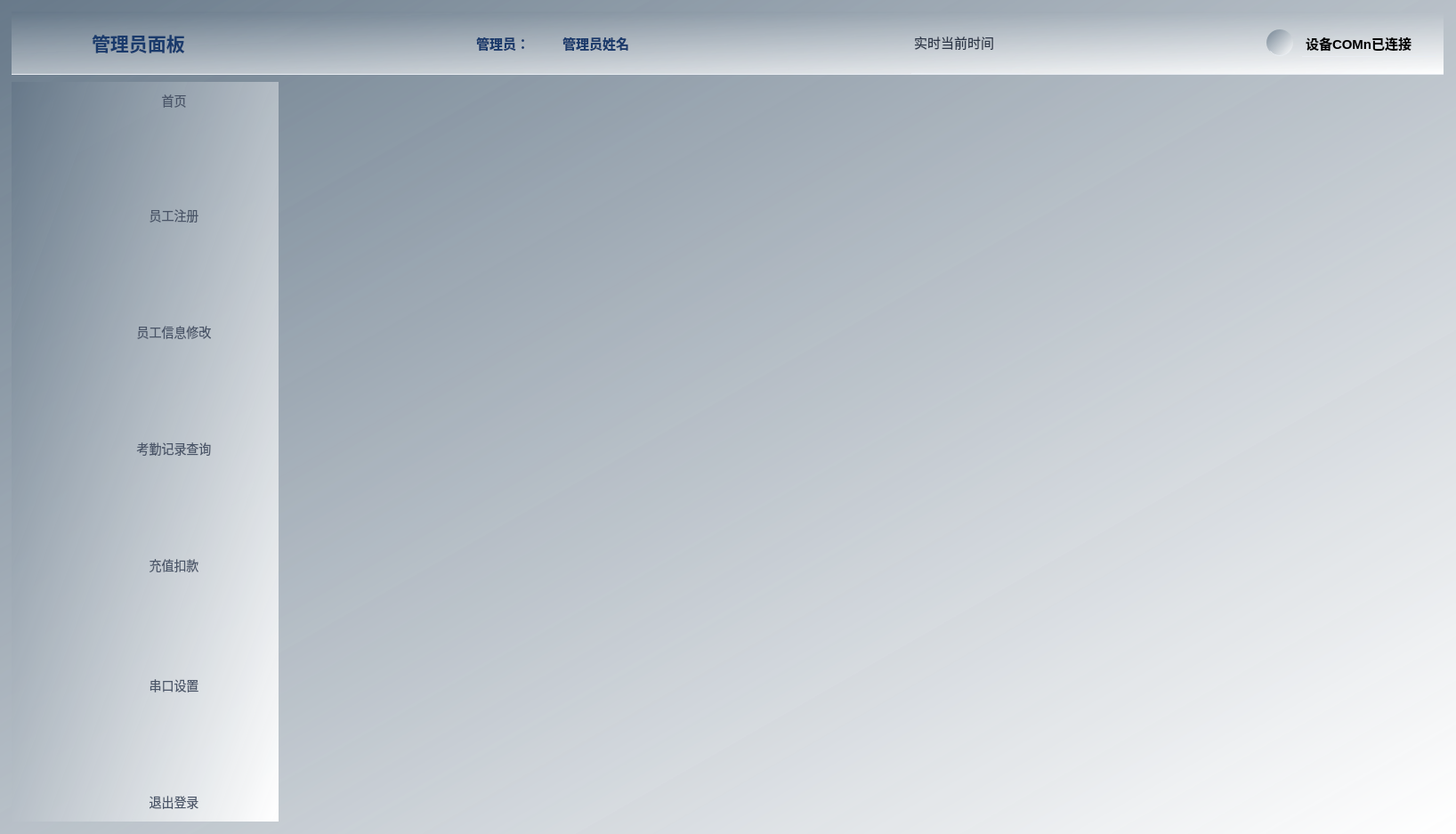
<?xml version="1.0" encoding="UTF-8"?>
<ui version="4.0">
 <class>SystemManagementPanel</class>
 <widget class="QWidget" name="SystemManagementPanel">
  <property name="geometry">
   <rect>
    <x>0</x>
    <y>0</y>
    <width>1636</width>
    <height>937</height>
   </rect>
  </property>
  <property name="windowTitle">
   <string>Form</string>
  </property>
  <property name="styleSheet">
   <string notr="true">QWidget {
    font-family: &quot;Microsoft YaHei&quot;, &quot;微软雅黑&quot;, &quot;PingFang SC&quot;, sans-serif;
    font-size: 14px;
    color: #2D3748;
}
QWidget#SystemManagementPanel {
    background: qlineargradient(spread:pad, x1:0, y1:0, x2:1, y2:1, stop:0 rgba(100, 118, 135, 217), stop:1 rgba(255, 255, 255, 255));
}</string>
  </property>
  <layout class="QGridLayout" name="gridLayout">
   <item row="0" column="0" colspan="2">
    <widget class="QFrame" name="navTopFrame">
     <property name="minimumSize">
      <size>
       <width>0</width>
       <height>71</height>
      </size>
     </property>
     <property name="maximumSize">
      <size>
       <width>16777215</width>
       <height>71</height>
      </size>
     </property>
     <property name="styleSheet">
      <string notr="true">QFrame{
    background: qlineargradient(spread:pad, x1:0, y1:0, x2:1, y2:1, stop:0 rgba(100, 118, 135, 217), stop:1 rgba(255, 255, 255, 255));
    border: none;
    border-bottom: 1px solid #E8ECF2;
}</string>
     </property>
     <property name="frameShape">
      <enum>QFrame::StyledPanel</enum>
     </property>
     <property name="frameShadow">
      <enum>QFrame::Raised</enum>
     </property>
     <widget class="QLabel" name="serailTextLabel">
      <property name="geometry">
       <rect>
        <x>1450</x>
        <y>20</y>
        <width>151</width>
        <height>31</height>
       </rect>
      </property>
      <property name="minimumSize">
       <size>
        <width>151</width>
        <height>31</height>
       </size>
      </property>
      <property name="maximumSize">
       <size>
        <width>151</width>
        <height>31</height>
       </size>
      </property>
      <property name="styleSheet">
       <string notr="true">QLabel{
    font-size: 15px;
    color: rgb(0, 0, 0);
    qproperty-alignment: AlignCenter;
	font-weight: bold;
	background:transparent;
}
</string>
      </property>
      <property name="text">
       <string>设备COMn已连接</string>
      </property>
     </widget>
     <widget class="QLabel" name="managerIconLabel">
      <property name="geometry">
       <rect>
        <x>1</x>
        <y>1</y>
        <width>71</width>
        <height>69</height>
       </rect>
      </property>
      <property name="minimumSize">
       <size>
        <width>71</width>
        <height>0</height>
       </size>
      </property>
      <property name="maximumSize">
       <size>
        <width>71</width>
        <height>16777215</height>
       </size>
      </property>
      <property name="styleSheet">
       <string notr="true">QLabel
{
	border:none;
	background:transparent;
}</string>
      </property>
      <property name="text">
       <string/>
      </property>
      <property name="pixmap">
       <pixmap resource="src.qrc">:/image/manager.png</pixmap>
      </property>
      <property name="scaledContents">
       <bool>true</bool>
      </property>
     </widget>
     <widget class="QLabel" name="serilIconlabel">
      <property name="geometry">
       <rect>
        <x>1410</x>
        <y>20</y>
        <width>30</width>
        <height>30</height>
       </rect>
      </property>
      <property name="minimumSize">
       <size>
        <width>30</width>
        <height>30</height>
       </size>
      </property>
      <property name="maximumSize">
       <size>
        <width>30</width>
        <height>30</height>
       </size>
      </property>
      <property name="styleSheet">
       <string notr="true">QLabel{
	border-radius: 15px;
}</string>
      </property>
      <property name="text">
       <string/>
      </property>
      <property name="pixmap">
       <pixmap resource="src.qrc">:/image/Serail1.png</pixmap>
      </property>
      <property name="scaledContents">
       <bool>true</bool>
      </property>
     </widget>
     <widget class="QLabel" name="localTimeLabel">
      <property name="geometry">
       <rect>
        <x>1011</x>
        <y>1</y>
        <width>128</width>
        <height>69</height>
       </rect>
      </property>
      <property name="minimumSize">
       <size>
        <width>128</width>
        <height>41</height>
       </size>
      </property>
      <property name="maximumSize">
       <size>
        <width>128</width>
        <height>128</height>
       </size>
      </property>
      <property name="styleSheet">
       <string notr="true">QLabel
{
	background:transparent;
}</string>
      </property>
      <property name="text">
       <string>&lt;html&gt;&lt;head/&gt;&lt;body&gt;&lt;p&gt;&lt;span style=&quot; font-size:11pt;&quot;&gt;实时当前时间&lt;/span&gt;&lt;/p&gt;&lt;/body&gt;&lt;/html&gt;</string>
      </property>
     </widget>
     <widget class="QLabel" name="managerLabel">
      <property name="geometry">
       <rect>
        <x>522</x>
        <y>15</y>
        <width>88</width>
        <height>41</height>
       </rect>
      </property>
      <property name="minimumSize">
       <size>
        <width>0</width>
        <height>41</height>
       </size>
      </property>
      <property name="maximumSize">
       <size>
        <width>16777215</width>
        <height>41</height>
       </size>
      </property>
      <property name="styleSheet">
       <string notr="true">QLabel
{
	border:none;
	font-size: 16px;
    font-weight: bold;
    color: #1A3A6B;
    qproperty-alignment: AlignCenter;
	background:transparent;
}</string>
      </property>
      <property name="text">
       <string>&lt;html&gt;&lt;head/&gt;&lt;body&gt;&lt;p&gt;&lt;span style=&quot; font-size:11pt; font-weight:600;&quot;&gt;管理员：&lt;/span&gt;&lt;/p&gt;&lt;/body&gt;&lt;/html&gt;</string>
      </property>
     </widget>
     <widget class="QLabel" name="managerTitleLabel">
      <property name="geometry">
       <rect>
        <x>90</x>
        <y>0</y>
        <width>160</width>
        <height>71</height>
       </rect>
      </property>
      <property name="minimumSize">
       <size>
        <width>0</width>
        <height>71</height>
       </size>
      </property>
      <property name="maximumSize">
       <size>
        <width>16777215</width>
        <height>71</height>
       </size>
      </property>
      <property name="styleSheet">
       <string notr="true">QLabel{
	border:none;
    font-size: 16px;
    font-weight: bold;
    color: #1A3A6B;
    qproperty-alignment: AlignCenter;
	background:transparent;
}</string>
      </property>
      <property name="text">
       <string>&lt;html&gt;&lt;head/&gt;&lt;body&gt;&lt;p&gt;&lt;span style=&quot; font-size:16pt;&quot;&gt;管理员面板&lt;/span&gt;&lt;/p&gt;&lt;/body&gt;&lt;/html&gt;</string>
      </property>
     </widget>
     <widget class="QLabel" name="managerNameLabel">
      <property name="geometry">
       <rect>
        <x>619</x>
        <y>15</y>
        <width>110</width>
        <height>41</height>
       </rect>
      </property>
      <property name="minimumSize">
       <size>
        <width>0</width>
        <height>41</height>
       </size>
      </property>
      <property name="maximumSize">
       <size>
        <width>16777215</width>
        <height>41</height>
       </size>
      </property>
      <property name="styleSheet">
       <string notr="true">QLabel
{
	border:none;
	font-size: 16px;
    font-weight: bold;
    color: #1A3A6B;
    qproperty-alignment: AlignCenter;
	background:transparent;
}</string>
      </property>
      <property name="text">
       <string>&lt;html&gt;&lt;head/&gt;&lt;body&gt;&lt;p&gt;&lt;span style=&quot; font-size:11pt; font-weight:600;&quot;&gt;管理员姓名&lt;/span&gt;&lt;/p&gt;&lt;/body&gt;&lt;/html&gt;</string>
      </property>
     </widget>
    </widget>
   </item>
   <item row="1" column="0">
    <widget class="QFrame" name="navFrame">
     <property name="minimumSize">
      <size>
       <width>300</width>
       <height>0</height>
      </size>
     </property>
     <property name="maximumSize">
      <size>
       <width>300</width>
       <height>16777215</height>
      </size>
     </property>
     <property name="styleSheet">
      <string notr="true">QFrame
{
	background: qlineargradient(spread:pad, x1:0, y1:0, x2:1, y2:1, stop:0 rgba(100, 118, 135, 217), stop:1 rgba(255, 255, 255, 255));
    border: none;
}</string>
     </property>
     <property name="frameShape">
      <enum>QFrame::StyledPanel</enum>
     </property>
     <property name="frameShadow">
      <enum>QFrame::Raised</enum>
     </property>
     <widget class="QWidget" name="verticalLayoutWidget">
      <property name="geometry">
       <rect>
        <x>0</x>
        <y>0</y>
        <width>301</width>
        <height>831</height>
       </rect>
      </property>
      <layout class="QVBoxLayout" name="navFrameVerticalLayout">
       <property name="leftMargin">
        <number>10</number>
       </property>
       <item>
        <layout class="QVBoxLayout" name="verticalLayout">
         <item>
          <layout class="QHBoxLayout" name="horizontalLayout">
           <item>
            <widget class="QLabel" name="navHomeLabel">
             <property name="minimumSize">
              <size>
               <width>44</width>
               <height>41</height>
              </size>
             </property>
             <property name="maximumSize">
              <size>
               <width>48</width>
               <height>48</height>
              </size>
             </property>
             <property name="styleSheet">
              <string notr="true">QLabel
{
	background:transparent;
}</string>
             </property>
             <property name="text">
              <string/>
             </property>
             <property name="pixmap">
              <pixmap resource="src.qrc">:/image/home.png</pixmap>
             </property>
             <property name="scaledContents">
              <bool>true</bool>
             </property>
            </widget>
           </item>
           <item>
            <widget class="QPushButton" name="navHomeButton">
             <property name="minimumSize">
              <size>
               <width>44</width>
               <height>41</height>
              </size>
             </property>
             <property name="maximumSize">
              <size>
               <width>16777215</width>
               <height>48</height>
              </size>
             </property>
             <property name="styleSheet">
              <string notr="true">QPushButton
{
	background: transparent;
	color: rgb(74, 85, 104);
	border: none;
	border-radius: 6px;
	font-size: 14px;
}
QPushButton:hover {
    background: qlineargradient(spread:pad, x1:0, y1:0, x2:1, y2:1, stop:0 rgba(100, 118, 135, 217), stop:1 rgba(255, 255, 255, 255));
    color: #1A3A6B;
}
QPushButton:checked {
    background: qlineargradient(spread:pad, x1:0, y1:0, x2:1, y2:1, stop:0 rgba(100, 118, 135, 217), stop:1 rgba(255, 255, 255, 255));
    color: #1A3A6B;
    font-weight: bold;
}
QPushButton:pressed {
    background: qlineargradient(spread:pad, x1:0, y1:0, x2:1, y2:1, stop:0 rgba(100, 118, 135, 217), stop:1 rgba(255, 255, 255, 255));
}</string>
             </property>
             <property name="text">
              <string>首页</string>
             </property>
             <property name="checkable">
              <bool>true</bool>
             </property>
             <property name="autoExclusive">
              <bool>true</bool>
             </property>
            </widget>
           </item>
          </layout>
         </item>
         <item>
          <spacer name="verticalSpacer">
           <property name="orientation">
            <enum>Qt::Vertical</enum>
           </property>
           <property name="sizeHint" stdset="0">
            <size>
             <width>20</width>
             <height>40</height>
            </size>
           </property>
          </spacer>
         </item>
         <item>
          <layout class="QHBoxLayout" name="horizontalLayout_3">
           <item>
            <widget class="QLabel" name="navRegisterLabel">
             <property name="minimumSize">
              <size>
               <width>44</width>
               <height>44</height>
              </size>
             </property>
             <property name="maximumSize">
              <size>
               <width>48</width>
               <height>48</height>
              </size>
             </property>
             <property name="styleSheet">
              <string notr="true">QLabel
{
	background:transparent;
}</string>
             </property>
             <property name="text">
              <string/>
             </property>
             <property name="pixmap">
              <pixmap resource="src.qrc">:/image/userModify.png</pixmap>
             </property>
             <property name="scaledContents">
              <bool>true</bool>
             </property>
            </widget>
           </item>
           <item>
            <widget class="QPushButton" name="navRegisterButton">
             <property name="minimumSize">
              <size>
               <width>0</width>
               <height>44</height>
              </size>
             </property>
             <property name="maximumSize">
              <size>
               <width>16777215</width>
               <height>48</height>
              </size>
             </property>
             <property name="styleSheet">
              <string notr="true">QPushButton
{
	background: transparent;
	color: rgb(74, 85, 104);
	border: none;
	border-radius: 6px;
	font-size: 14px;
}
QPushButton:hover {
    background: qlineargradient(spread:pad, x1:0, y1:0, x2:1, y2:1, stop:0 rgba(100, 118, 135, 217), stop:1 rgba(255, 255, 255, 255));
    color: #1A3A6B;
}
QPushButton:checked {
    background: qlineargradient(spread:pad, x1:0, y1:0, x2:1, y2:1, stop:0 rgba(100, 118, 135, 217), stop:1 rgba(255, 255, 255, 255));
    color: #1A3A6B;
    font-weight: bold;
}
QPushButton:pressed {
    background: qlineargradient(spread:pad, x1:0, y1:0, x2:1, y2:1, stop:0 rgba(100, 118, 135, 217), stop:1 rgba(255, 255, 255, 255));
}</string>
             </property>
             <property name="text">
              <string>员工注册</string>
             </property>
             <property name="checkable">
              <bool>true</bool>
             </property>
             <property name="autoExclusive">
              <bool>true</bool>
             </property>
            </widget>
           </item>
          </layout>
         </item>
         <item>
          <spacer name="verticalSpacer_2">
           <property name="orientation">
            <enum>Qt::Vertical</enum>
           </property>
           <property name="sizeHint" stdset="0">
            <size>
             <width>20</width>
             <height>40</height>
            </size>
           </property>
          </spacer>
         </item>
         <item>
          <layout class="QHBoxLayout" name="horizontalLayout_2">
           <item>
            <widget class="QLabel" name="navModifyLabel">
             <property name="minimumSize">
              <size>
               <width>44</width>
               <height>44</height>
              </size>
             </property>
             <property name="maximumSize">
              <size>
               <width>48</width>
               <height>48</height>
              </size>
             </property>
             <property name="styleSheet">
              <string notr="true">QLabel
{
	background:transparent;
}</string>
             </property>
             <property name="text">
              <string/>
             </property>
             <property name="pixmap">
              <pixmap resource="src.qrc">:/image/changeUser.png</pixmap>
             </property>
             <property name="scaledContents">
              <bool>true</bool>
             </property>
            </widget>
           </item>
           <item>
            <widget class="QPushButton" name="navModifyButton">
             <property name="minimumSize">
              <size>
               <width>0</width>
               <height>44</height>
              </size>
             </property>
             <property name="maximumSize">
              <size>
               <width>16777215</width>
               <height>48</height>
              </size>
             </property>
             <property name="styleSheet">
              <string notr="true">QPushButton
{
	background: transparent;
	color: rgb(74, 85, 104);
	border: none;
	border-radius: 6px;
	font-size: 14px;
}
QPushButton:hover {
    background: qlineargradient(spread:pad, x1:0, y1:0, x2:1, y2:1, stop:0 rgba(100, 118, 135, 217), stop:1 rgba(255, 255, 255, 255));
    color: #1A3A6B;
}
QPushButton:checked {
    background: qlineargradient(spread:pad, x1:0, y1:0, x2:1, y2:1, stop:0 rgba(100, 118, 135, 217), stop:1 rgba(255, 255, 255, 255));
    color: #1A3A6B;
    font-weight: bold;
}
QPushButton:pressed {
    background: qlineargradient(spread:pad, x1:0, y1:0, x2:1, y2:1, stop:0 rgba(100, 118, 135, 217), stop:1 rgba(255, 255, 255, 255));
}</string>
             </property>
             <property name="text">
              <string>员工信息修改</string>
             </property>
             <property name="checkable">
              <bool>true</bool>
             </property>
             <property name="autoExclusive">
              <bool>true</bool>
             </property>
            </widget>
           </item>
          </layout>
         </item>
         <item>
          <spacer name="verticalSpacer_3">
           <property name="orientation">
            <enum>Qt::Vertical</enum>
           </property>
           <property name="sizeHint" stdset="0">
            <size>
             <width>20</width>
             <height>40</height>
            </size>
           </property>
          </spacer>
         </item>
         <item>
          <layout class="QHBoxLayout" name="horizontalLayout_4">
           <item>
            <widget class="QLabel" name="navRecordsLabel">
             <property name="minimumSize">
              <size>
               <width>44</width>
               <height>44</height>
              </size>
             </property>
             <property name="maximumSize">
              <size>
               <width>48</width>
               <height>48</height>
              </size>
             </property>
             <property name="styleSheet">
              <string notr="true">QLabel
{
	background:transparent;
}</string>
             </property>
             <property name="text">
              <string/>
             </property>
             <property name="pixmap">
              <pixmap resource="src.qrc">:/image/Records.png</pixmap>
             </property>
             <property name="scaledContents">
              <bool>true</bool>
             </property>
            </widget>
           </item>
           <item>
            <widget class="QPushButton" name="navRecordsButton">
             <property name="minimumSize">
              <size>
               <width>0</width>
               <height>44</height>
              </size>
             </property>
             <property name="maximumSize">
              <size>
               <width>16777215</width>
               <height>48</height>
              </size>
             </property>
             <property name="styleSheet">
              <string notr="true">QPushButton
{
	background: transparent;
	color: rgb(74, 85, 104);
	border: none;
	border-radius: 6px;
	font-size: 14px;
}
QPushButton:hover {
    background: qlineargradient(spread:pad, x1:0, y1:0, x2:1, y2:1, stop:0 rgba(100, 118, 135, 217), stop:1 rgba(255, 255, 255, 255));
    color: #1A3A6B;
}
QPushButton:checked {
    background: qlineargradient(spread:pad, x1:0, y1:0, x2:1, y2:1, stop:0 rgba(100, 118, 135, 217), stop:1 rgba(255, 255, 255, 255));
    color: #1A3A6B;
    font-weight: bold;
}
QPushButton:pressed {
    background: qlineargradient(spread:pad, x1:0, y1:0, x2:1, y2:1, stop:0 rgba(100, 118, 135, 217), stop:1 rgba(255, 255, 255, 255));
}</string>
             </property>
             <property name="text">
              <string>考勤记录查询</string>
             </property>
             <property name="checkable">
              <bool>true</bool>
             </property>
             <property name="autoExclusive">
              <bool>true</bool>
             </property>
            </widget>
           </item>
          </layout>
         </item>
         <item>
          <spacer name="verticalSpacer_4">
           <property name="orientation">
            <enum>Qt::Vertical</enum>
           </property>
           <property name="sizeHint" stdset="0">
            <size>
             <width>20</width>
             <height>40</height>
            </size>
           </property>
          </spacer>
         </item>
         <item>
          <layout class="QHBoxLayout" name="horizontalLayout_8">
           <item>
            <widget class="QLabel" name="navSerialLabel_2">
             <property name="minimumSize">
              <size>
               <width>44</width>
               <height>44</height>
              </size>
             </property>
             <property name="maximumSize">
              <size>
               <width>48</width>
               <height>48</height>
              </size>
             </property>
             <property name="styleSheet">
              <string notr="true">QLabel
{
	background:transparent;
}</string>
             </property>
             <property name="text">
              <string/>
             </property>
             <property name="pixmap">
              <pixmap resource="src.qrc">:/image/RechargeDeduction.png</pixmap>
             </property>
             <property name="scaledContents">
              <bool>true</bool>
             </property>
            </widget>
           </item>
           <item>
            <widget class="QPushButton" name="rachargeButton">
             <property name="minimumSize">
              <size>
               <width>0</width>
               <height>44</height>
              </size>
             </property>
             <property name="maximumSize">
              <size>
               <width>16777215</width>
               <height>48</height>
              </size>
             </property>
             <property name="styleSheet">
              <string notr="true">QPushButton
{
	background: transparent;
	color: rgb(74, 85, 104);
	border: none;
	border-radius: 6px;
	font-size: 14px;
}
QPushButton:hover {
    background: qlineargradient(spread:pad, x1:0, y1:0, x2:1, y2:1, stop:0 rgba(100, 118, 135, 217), stop:1 rgba(255, 255, 255, 255));
    color: #1A3A6B;
}
QPushButton:checked {
    background: qlineargradient(spread:pad, x1:0, y1:0, x2:1, y2:1, stop:0 rgba(100, 118, 135, 217), stop:1 rgba(255, 255, 255, 255));
    color: #1A3A6B;
    font-weight: bold;
}
QPushButton:pressed {
    background: qlineargradient(spread:pad, x1:0, y1:0, x2:1, y2:1, stop:0 rgba(100, 118, 135, 217), stop:1 rgba(255, 255, 255, 255));
}</string>
             </property>
             <property name="text">
              <string>充值扣款</string>
             </property>
             <property name="checkable">
              <bool>true</bool>
             </property>
             <property name="autoExclusive">
              <bool>true</bool>
             </property>
            </widget>
           </item>
          </layout>
         </item>
         <item>
          <spacer name="verticalSpacer_5">
           <property name="orientation">
            <enum>Qt::Vertical</enum>
           </property>
           <property name="sizeHint" stdset="0">
            <size>
             <width>20</width>
             <height>40</height>
            </size>
           </property>
          </spacer>
         </item>
         <item>
          <layout class="QHBoxLayout" name="horizontalLayout_5">
           <item>
            <widget class="QLabel" name="navSerialLabel">
             <property name="minimumSize">
              <size>
               <width>44</width>
               <height>44</height>
              </size>
             </property>
             <property name="maximumSize">
              <size>
               <width>48</width>
               <height>48</height>
              </size>
             </property>
             <property name="styleSheet">
              <string notr="true">QLabel
{
	background:transparent;
}</string>
             </property>
             <property name="text">
              <string/>
             </property>
             <property name="pixmap">
              <pixmap resource="src.qrc">:/image/Serial.png</pixmap>
             </property>
             <property name="scaledContents">
              <bool>true</bool>
             </property>
            </widget>
           </item>
           <item>
            <widget class="QPushButton" name="navSerialButton">
             <property name="minimumSize">
              <size>
               <width>0</width>
               <height>48</height>
              </size>
             </property>
             <property name="maximumSize">
              <size>
               <width>16777215</width>
               <height>44</height>
              </size>
             </property>
             <property name="styleSheet">
              <string notr="true">QPushButton
{
	background: transparent;
	color: rgb(74, 85, 104);
	border: none;
	border-radius: 6px;
	font-size: 14px;
}
QPushButton:hover {
    background: qlineargradient(spread:pad, x1:0, y1:0, x2:1, y2:1, stop:0 rgba(100, 118, 135, 217), stop:1 rgba(255, 255, 255, 255));
    color: #1A3A6B;
}
QPushButton:checked {
    background: qlineargradient(spread:pad, x1:0, y1:0, x2:1, y2:1, stop:0 rgba(100, 118, 135, 217), stop:1 rgba(255, 255, 255, 255));
    color: #1A3A6B;
    font-weight: bold;
}
QPushButton:pressed {
    background: qlineargradient(spread:pad, x1:0, y1:0, x2:1, y2:1, stop:0 rgba(100, 118, 135, 217), stop:1 rgba(255, 255, 255, 255));
}</string>
             </property>
             <property name="text">
              <string>串口设置</string>
             </property>
             <property name="checkable">
              <bool>true</bool>
             </property>
             <property name="autoExclusive">
              <bool>true</bool>
             </property>
            </widget>
           </item>
          </layout>
         </item>
         <item>
          <spacer name="verticalSpacer_6">
           <property name="orientation">
            <enum>Qt::Vertical</enum>
           </property>
           <property name="sizeHint" stdset="0">
            <size>
             <width>20</width>
             <height>40</height>
            </size>
           </property>
          </spacer>
         </item>
         <item>
          <layout class="QHBoxLayout" name="horizontalLayout_6">
           <item>
            <widget class="QLabel" name="navLogoutLabel">
             <property name="minimumSize">
              <size>
               <width>44</width>
               <height>44</height>
              </size>
             </property>
             <property name="maximumSize">
              <size>
               <width>48</width>
               <height>48</height>
              </size>
             </property>
             <property name="styleSheet">
              <string notr="true">QLabel
{
	background:transparent;
}</string>
             </property>
             <property name="text">
              <string/>
             </property>
             <property name="pixmap">
              <pixmap resource="src.qrc">:/image/logoout.png</pixmap>
             </property>
             <property name="scaledContents">
              <bool>true</bool>
             </property>
            </widget>
           </item>
           <item>
            <widget class="QPushButton" name="navLogoutButton">
             <property name="minimumSize">
              <size>
               <width>0</width>
               <height>44</height>
              </size>
             </property>
             <property name="maximumSize">
              <size>
               <width>16777215</width>
               <height>48</height>
              </size>
             </property>
             <property name="styleSheet">
              <string notr="true">QPushButton
{
	background: transparent;
	color: rgb(74, 85, 104);
	border: none;
	border-radius: 6px;
	font-size: 14px;
}
QPushButton:hover {
    background: qlineargradient(spread:pad, x1:0, y1:0, x2:1, y2:1, stop:0 rgba(100, 118, 135, 217), stop:1 rgba(255, 255, 255, 255));
    color: #1A3A6B;
}
QPushButton:checked {
    background: qlineargradient(spread:pad, x1:0, y1:0, x2:1, y2:1, stop:0 rgba(100, 118, 135, 217), stop:1 rgba(255, 255, 255, 255));
    color: #1A3A6B;
    font-weight: bold;
}
QPushButton:pressed {
    background: qlineargradient(spread:pad, x1:0, y1:0, x2:1, y2:1, stop:0 rgba(100, 118, 135, 217), stop:1 rgba(255, 255, 255, 255));
}</string>
             </property>
             <property name="text">
              <string>退出登录</string>
             </property>
             <property name="checkable">
              <bool>true</bool>
             </property>
             <property name="autoExclusive">
              <bool>true</bool>
             </property>
            </widget>
           </item>
          </layout>
         </item>
        </layout>
       </item>
      </layout>
     </widget>
    </widget>
   </item>
   <item row="1" column="1">
    <widget class="QStackedWidget" name="stackedWidget">
     <property name="minimumSize">
      <size>
       <width>1301</width>
       <height>831</height>
      </size>
     </property>
     <property name="maximumSize">
      <size>
       <width>1301</width>
       <height>831</height>
      </size>
     </property>
     <property name="currentIndex">
      <number>5</number>
     </property>
     <widget class="HomePageWidget" name="homePage"/>
     <widget class="UserRegisterWidget" name="userRegisterPage"/>
     <widget class="UserModifyWidget" name="userModifyPage"/>
     <widget class="AttendanceRecordsWidget" name="atendencePage"/>
     <widget class="RechargeAndDeductionWidget" name="rechargeDeductionPage"/>
     <widget class="SerialSetWidget" name="serailSetPage"/>
    </widget>
   </item>
  </layout>
 </widget>
 <customwidgets>
  <customwidget>
   <class>HomePageWidget</class>
   <extends>QWidget</extends>
   <header>homepagewidget.h</header>
   <container>1</container>
  </customwidget>
  <customwidget>
   <class>UserRegisterWidget</class>
   <extends>QWidget</extends>
   <header>userregisterwidget.h</header>
   <container>1</container>
  </customwidget>
  <customwidget>
   <class>UserModifyWidget</class>
   <extends>QWidget</extends>
   <header>usermodifywidget.h</header>
   <container>1</container>
  </customwidget>
  <customwidget>
   <class>AttendanceRecordsWidget</class>
   <extends>QWidget</extends>
   <header>attendancerecordswidget.h</header>
   <container>1</container>
  </customwidget>
  <customwidget>
   <class>RechargeAndDeductionWidget</class>
   <extends>QWidget</extends>
   <header>rechargeanddeductionwidget.h</header>
   <container>1</container>
  </customwidget>
  <customwidget>
   <class>SerialSetWidget</class>
   <extends>QWidget</extends>
   <header>serialsetwidget.h</header>
   <container>1</container>
  </customwidget>
 </customwidgets>
 <resources>
  <include location="src.qrc"/>
 </resources>
 <connections/>
</ui>
